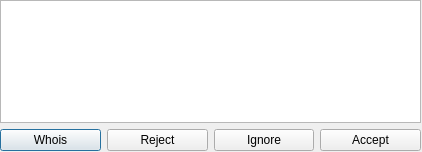
<?xml version="1.0" encoding="UTF-8"?>
<ui version="4.0">
 <class>uiInviteList</class>
 <widget class="QDialog" name="uiInviteList">
  <property name="geometry">
   <rect>
    <x>0</x>
    <y>0</y>
    <width>422</width>
    <height>152</height>
   </rect>
  </property>
  <property name="minimumSize">
   <size>
    <width>422</width>
    <height>152</height>
   </size>
  </property>
  <property name="maximumSize">
   <size>
    <width>422</width>
    <height>152</height>
   </size>
  </property>
  <property name="windowTitle">
   <string>Dialog</string>
  </property>
  <widget class="QWidget" name="verticalLayoutWidget">
   <property name="geometry">
    <rect>
     <x>0</x>
     <y>0</y>
     <width>421</width>
     <height>151</height>
    </rect>
   </property>
   <layout class="QVBoxLayout" name="verticalLayout">
    <item>
     <widget class="QListWidget" name="listWidget">
      <property name="editTriggers">
       <set>QAbstractItemView::NoEditTriggers</set>
      </property>
     </widget>
    </item>
    <item>
     <layout class="QHBoxLayout" name="horizontalLayout">
      <item>
       <widget class="QPushButton" name="pushButton_whois">
        <property name="text">
         <string>Whois</string>
        </property>
        <property name="flat">
         <bool>false</bool>
        </property>
       </widget>
      </item>
      <item>
       <widget class="QPushButton" name="pushButton_reject">
        <property name="text">
         <string>Reject</string>
        </property>
       </widget>
      </item>
      <item>
       <widget class="QPushButton" name="pushButton_ignore">
        <property name="text">
         <string>Ignore</string>
        </property>
       </widget>
      </item>
      <item>
       <widget class="QPushButton" name="pushButton_accept">
        <property name="text">
         <string>Accept</string>
        </property>
       </widget>
      </item>
     </layout>
    </item>
   </layout>
  </widget>
 </widget>
 <resources/>
 <connections/>
</ui>
